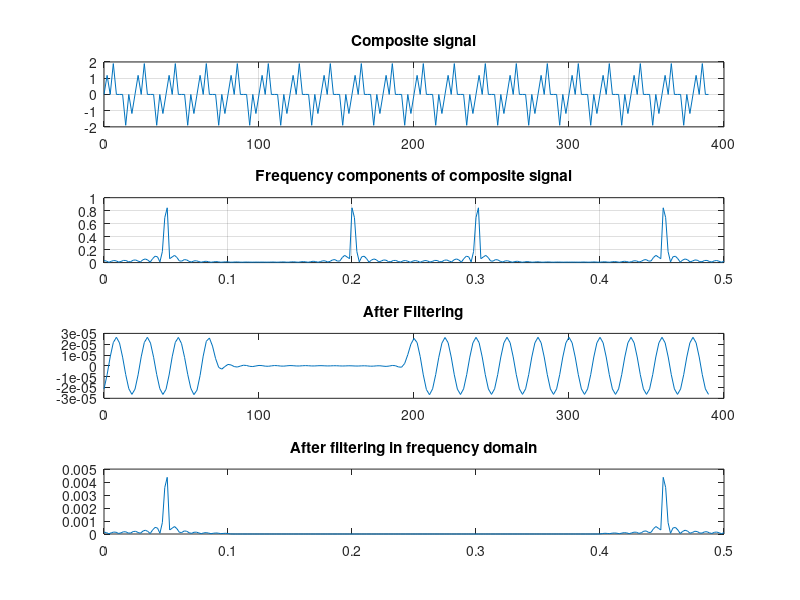

MATLAB code to generate this figure:
%function filtered_data = BPF(signal)



%%--- Program to design bandpass filter with basic mathematical equations
%%--- And will be helpful for those who dont have signal processing toolbox
%%% Created by:Ashwini Deshpande, (vd.ashwini@yahoo.co.in) 10/28/09

% Intial settings
Fs=.5;        % Sampling Frequency
t=(0:195)/Fs';   % Time Vector
L=196;         % FFT length
NFFT=256;      
f=Fs*linspace(0,1,NFFT); % Frequency Vector

%-- Generate composite signal with 100Hz and 200Hz frequency components --%
%comp_sig = signal;
comp_sig=sin(2*pi*.05*t)+sin(2*pi*.7*t);

%-- Calculate FFT of composite signal; --%
comp_sig_fft=fft(comp_sig,NFFT)/L;

bw=.045*pi;      %Bandwisth
fc=.055*pi;  %Center Frequency
%n=1:L;
%Compute Hamming window
for n=1:L
    hamm(n)=(0.54-0.46*cos(2*pi*n/L));
end
%Compute Filter
hsuup=(-(L-1)/2:(L-1)/2);
hideal1=hamm.*(2*(fc+bw)*(sin(2*(fc+bw)*hsuup/Fs)./(2*(2*fc+bw)*hsuup/Fs)));
hideal2=hamm.*(2*(fc-bw)*(sin(2*(fc-bw)*hsuup/Fs)./(2*(2*fc+bw)*hsuup/Fs)));
h_bpf=(hideal1-hideal2);
% Filtering in freq domain
h_bpf_fft=fft(h_bpf,NFFT)/L;
sfiltered_fft=comp_sig_fft.*h_bpf_fft;
filtered_data=real(ifft(sfiltered_fft));



%-- plot all signals ---%
figure;
subplot(411);
plot(t,comp_sig);grid on
%axis([0 0.1 -2 2])
title('Composite signal')

subplot(412)
plot(f,2*abs(comp_sig_fft));grid on;
%axis([0 5000 0 1.5])
title('Frequency components of composite signal')

subplot(413);
plot(t,filtered_data(1:L));hold on
title('After Filtering')

subplot(414);
plot(f,2*abs(sfiltered_fft));hold on;
%axis([0 500 0 10])
title('After filtering in frequency domain')


